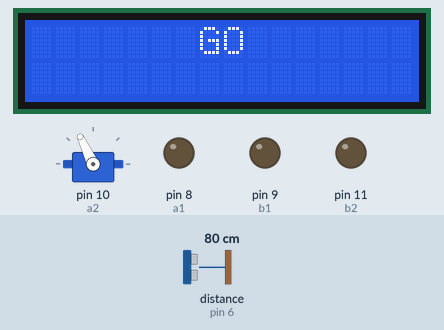
Simulated run of this sketch. Board: Arduino Uno, built with avr-gcc and run on an emulated ATmega328P. Parts: servo, 16×2 character LCD, output pins drawn as LEDs (lit = HIGH). Wiring (inferred from the names in the program): ultrasonic range finder: trigger pin 7; echo pin 6. The inputs (shaded band) are chosen by the test bench; at power-on: distance to the obstacle (sensor on pin 6) 80 cm. The echo pulse lasts 58.3 µs per cm; pins used as bus, display or sensor lines are not drawn; what the sketch prints to the serial monitor is not drawn.

Above: at 3.2 s.
4.9 s: distance to the obstacle (sensor on pin 6) set to 24 cm
6.4 s: distance to the obstacle (sensor on pin 6) set to 19 cm
At 8.8 s:
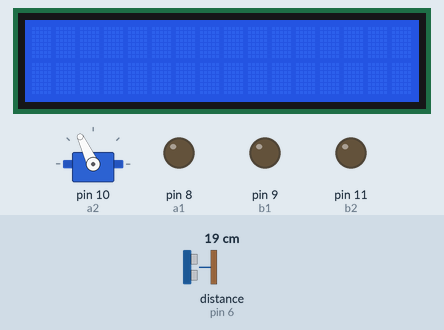
9.1 s: distance to the obstacle (sensor on pin 6) set to 35 cm
At 9.5 s:
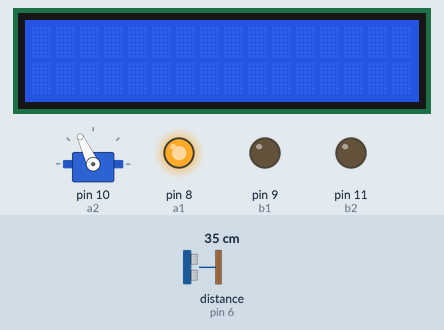
10.6 s: distance to the obstacle (sensor on pin 6) set to 2 cm
At 11.6 s:
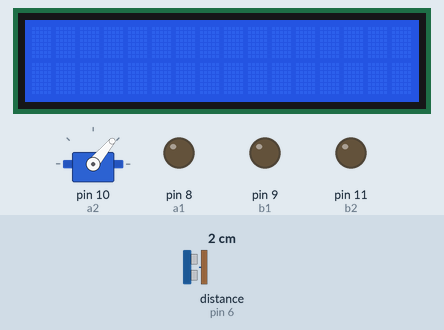
Timing chart, 0 to 14.6 s (numbered marks = the images above; inputs shaded):
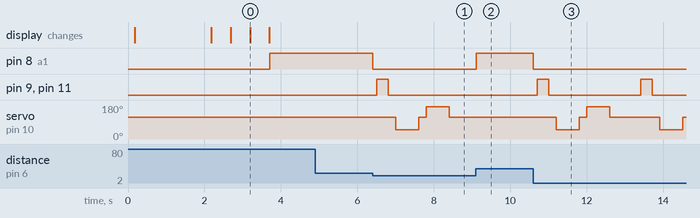

Measured:
- the behaviour switches between 22 and 21 cm on distance to the obstacle (sensor on pin 6) (found by bisection; images 0 and 1)
- after the input at 4.9 s, every drawn part: stays the same
- after the input at 6.4 s, pin 8 (a1): HIGH → LOW at once; pin 9 (b1), pin 11 (b2): LOW → HIGH after 0.11 s, → LOW 0.30 s later; servo on pin 10 (a2): 115° → 50° after 0.61 s, → 115° 0.60 s later, → 170° 0.20 s later, → 115° 0.60 s later
- after the input at 9.1 s, pin 8 (a1): LOW → HIGH at once; pin 9 (b1), pin 11 (b2): stays LOW (without the input it goes to HIGH after 0.11 s); servo on pin 10 (a2): stays 115° (without the input it goes to 50° after 0.61 s)
- after the input at 10.6 s, pin 8 (a1): HIGH → LOW at once; pin 9 (b1), pin 11 (b2): alternates HIGH for 0.30 s and LOW for 2.4 s, starting after 0.11 s; servo on pin 10 (a2): 115° → 50° after 0.61 s, → 115° 0.60 s later, → 170° 0.20 s later, → 115° 0.60 s later, … (6 changes in this stretch)
- what the display in image 0 shows lasts 0.5 s, from 3.2 s to 3.7 s

The sketch:

Robotic_car_using_ultrasonic_sensor.ino
```cpp
#include <Servo.h>
#include<LiquidCrystal_I2C.h>
LiquidCrystal_I2C lcd(0x27,16,2);
Servo myservo;
int x=7;
int y=6;
int a1=8;
int b1=9;
int a2=10;
int b2=11;
int s=10;
void setup() {

Serial.begin(9600);
pinMode(x,OUTPUT);
pinMode(y,INPUT);
pinMode(a1,OUTPUT);
pinMode(b1,OUTPUT);
pinMode(a2,OUTPUT);
pinMode(b2,OUTPUT);
myservo.attach(s);
myservo.write(115);
delay(100);
lcd.init();
lcd.backlight();
lcd.setCursor(0,0);
lcd.print("TN 28");
lcd.setCursor(0,1);
lcd.print("vv 5758");
delay(2000);
lcd.clear();
lcd.setCursor(6,0);
lcd.print("GET");
delay(500);
lcd.clear();
lcd.setCursor(6,0);
lcd.print("SET");
delay(500);
lcd.clear();
lcd.setCursor(7,0);
lcd.print("GO");
delay(500);
lcd.clear();
}

void loop() {
int distance;
int distanceR;
int distanceL;
distance=readdis();
if(distance<=20){

stop12();
delay(100);
r12();
delay(300);
stop12();
delay(200);
distanceR = lookRight();
delay(200);
distanceL = lookLeft();
delay(200);

   if(distanceR>=distanceL){

       f2_right();
       delay(500);
       stop12();
      }
    else{

        f1_left();
        delay(500);
        stop12();
       }
}
else{

f12();
}
distance = readdis();
}

int lookRight(){

myservo.write(50);
delay(500);
int distance = readdis();
delay(100);
myservo.write(115);
return distance;
}

int lookLeft(){

myservo.write(170);
delay(500);
int distance = readdis();
delay(100);
myservo.write(115);
return distance;
delay(100);
}

int readdis() {

long dur,cm;
digitalWrite(x,LOW);
delayMicroseconds(2);
digitalWrite(x,HIGH);
delayMicroseconds(10);
digitalWrite(x,LOW);
dur=pulseIn(y,HIGH);
cm= dur/29/2;
Serial.println(cm);
return cm;
}
void f12(){

digitalWrite(a1,HIGH);
digitalWrite(b1,LOW);
digitalWrite(a2,HIGH);
digitalWrite(b2,LOW);
}

void r12(){

digitalWrite(a1,LOW);
digitalWrite(b1,HIGH);
digitalWrite(a2,LOW);
digitalWrite(b2,HIGH);
}

void stop12(){

digitalWrite(a1,LOW);
digitalWrite(b1,LOW);
digitalWrite(a2,LOW);
digitalWrite(b2,LOW);
}

void f2_right(){

digitalWrite(a1,LOW);
digitalWrite(b1,LOW);
digitalWrite(a2,HIGH);
digitalWrite(b2,LOW);
}

void r2_rig(){

digitalWrite(a1,LOW);
digitalWrite(b1,LOW);
digitalWrite(a2,LOW);
digitalWrite(b2,HIGH);
}

void f1_left(){

digitalWrite(a1,HIGH);
digitalWrite(b1,LOW);
digitalWrite(a2,LOW);
digitalWrite(b2,LOW);
}

void r1_left(){

digitalWrite(a1,LOW);
digitalWrite(b1,HIGH);
digitalWrite(a2,LOW);
digitalWrite(b2,LOW);
}
```
